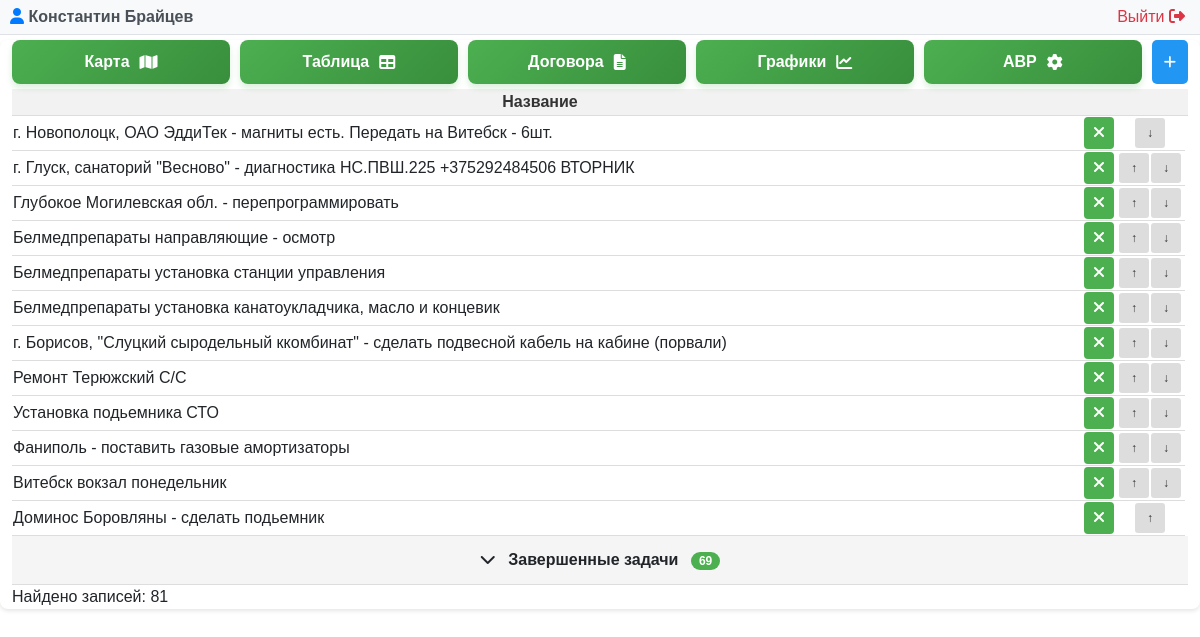
Screenshot of /problem.php (signed in) with the database file from the repository.
### tables this page shows
CREATE TABLE "LIFTEH_problem" ("id" integer NOT NULL PRIMARY KEY AUTOINCREMENT, "name" varchar(255) NOT NULL, "created_date" DATETIME DEFAULT CURRENT_TIMESTAMP, "is_completed" bool NOT NULL, "user_id" integer NOT NULL REFERENCES "auth_user" ("id") DEFERRABLE INITIALLY DEFERRED, priority INTEGER);

### problem.php (called while the page is built, shortened)
<?php
require __DIR__ . '/modules/problem/problem.php';

### modules/auth/auth.php (called while the page is built, shortened)
<?php
function getCurrentUser() {
    try {
        $pdo = new PDO("sqlite:" . DB_PATH);
        $pdo->setAttribute(PDO::ATTR_ERRMODE, PDO::ERRMODE_EXCEPTION);
        $stmt = $pdo->prepare("SELECT id, username, email, first_name, last_name, is_superuser, is_staff, is_active, dogovor FROM auth_user WHERE id = ?");
        $stmt->execute([$_SESSION['user_id']]);
        return $stmt->fetch(PDO::FETCH_ASSOC);
    } catch (PDOException $e) {
        error_log("Ошибка получения пользователя: " . $e->getMessage());
        return null;
    }
}
?>

### modules/problem/problem.php (the view, shortened to what this page needs)
<?php
require_once __DIR__ . '/../../modules/auth/auth.php';
$currentUser = getCurrentUser();
$isSuperAdmin = ($currentUser['is_superuser'] ?? 0) == 1;
try {
    $db = new PDO('sqlite:' . DB_PATH);
    $db->setAttribute(PDO::ATTR_ERRMODE, PDO::ERRMODE_EXCEPTION);
} catch(PDOException $e) {
    die("Ошибка подключения к БД: " . $e->getMessage());
}
$db->exec("CREATE TABLE IF NOT EXISTS LIFTEH_problem (
    id INTEGER PRIMARY KEY AUTOINCREMENT,
    name TEXT NOT NULL,
    created_date DATETIME DEFAULT CURRENT_TIMESTAMP,
    is_completed INTEGER DEFAULT 0,
    user_id INTEGER,
    priority INTEGER DEFAULT 0
)");
$stmt = $db->query("SELECT * FROM LIFTEH_problem WHERE is_completed != 2 ORDER BY is_completed, priority ASC");
$problems = $stmt->fetchAll(PDO::FETCH_ASSOC);
?>
<!DOCTYPE html>
<html lang="ru">
<?php $pageTitle = 'Управление проблемами'; include __DIR__ . '/../../includes/header.php'; ?>
<body>
<?php include __DIR__ . '/../../modules/admin/user_panel.php'; ?>
    <div class="container">
        <div class="controls">
            <div class="button-group">
                <a href="/map.php" class="map-button">
                    <span class="button-text">Карта</span>
                    <i class="fas fa-map"></i>
                </a>
                <a href="/index.php" class="map-button">
                    <span class="button-text">Таблица</span>
                    <i class="fas fa-table"></i>
                </a>
                <?php if ($isSuperAdmin): ?>
                    <a href="/dogovor.php" class="map-button">
                        <span class="button-text">Договора</span>
                        <i class="fas fa-file-alt"></i>
                    </a>
                    <a href="/charts.php" class="map-button">
                        <span class="button-text">Графики</span>
                        <i class="fas fa-chart-line"></i>
                    </a>
                    <a href="avr.php" class="map-button">
                        <span class="button-text">АВР</span>
                        <i class="fa-solid fa-gear"></i>
                    </a>
                <?php endif; ?>
                <button class="btn btn-primary" onclick="openAddModal()">
                    <i class="fas fa-plus"></i>
                </button>
            </div>
        </div>
        <table id="problemTable">
            <thead>
                <tr>
                    <th>Название</th>
                    <th></th>
                    <th></th>
                    <th></th>
                </tr>
            </thead>
            <tbody>
                <?php
                $activeProblems = [];
                $completedProblems = [];
                foreach ($problems as $problem) {
                    if ($problem['is_completed'] == 1) {
                        $completedProblems[] = $problem;
                    } else {
                        $activeProblems[] = $problem;
                    }
                }
                ?>
                <?php foreach ($activeProblems as $problem): ?>
                <tr class="problem-row active-row" data-status="active" data-id="<?= $problem['id'] ?>">
                    <td class="<?php if ($problem['is_completed'] == 2) echo 'deleted'; ?>"
                        id="row-<?= $problem['id'] ?>"
                        onclick="openEditModal(<?= $problem['id'] ?>)"
                        style="text-align: left;">
                        <?= htmlspecialchars($problem['name']) ?>
                    </td>
                    <td style="text-align: right;">
                        <form method="POST" style="display: inline;" onsubmit="return toggleComplete(event, this)">
                            <button type="submit" class="status-badge <?= $problem['is_completed'] ? 'status-completed' : 'status-active' ?>" style="width: 30px;">
                                <?= $problem['is_completed'] ? '<i class="fas fa-check"></i>' : '<i class="fas fa-times"></i>' ?>
                            </button>
                        </form>
                    </td>
                    <td style="width: 70px;">
                        <div class="priority-buttons">
                            <?php
                            $minMax = $db->query("SELECT MIN(priority) as min_priority, MAX(priority) as max_priority
                                                    FROM LIFTEH_problem
                                                    WHERE is_completed = 0")->fetch(PDO::FETCH_ASSOC);
                            $minPriority = $minMax['min_priority'];
                            $maxPriority = $minMax['max_priority'];
                            ?>
                            <?php if ($problem['is_completed'] == 0): ?>
                                <?php if ($problem['priority'] > $minPriority): ?>
                                    <form method="POST" style="display: inline;" onsubmit="return movePriority(event, this)">
                                        <button type="submit" class="priority-btn" title="Повысить приоритет">↑</button>
                                    </form>
                                <?php endif; ?>
                                <?php if ($problem['priority'] < $maxPriority): ?>
                                    <form method="POST" style="display: inline;" onsubmit="return movePriority(event, this)">
                                        <button type="submit" class="priority-btn" title="Понизить приоритет">↓</button>
                                    </form>
                                <?php endif; ?>
                            <?php else: ?>
                                <span class="priority-disabled"></span>
                            <?php endif; ?>
                        </div>
                    </td>
                </tr>
                <?php endforeach; ?>
                <?php if (count($completedProblems) > 0): ?>
                <tr class="accordion-row" id="accordionRow">
                    <td colspan="4" style="background-color: #f5f5f5; cursor: pointer; padding: 12px; text-align: center; font-weight: bold;" onclick="toggleCompletedTasks()">
                        <span id="accordionIcon">
                            <i class="fas fa-chevron-down"></i>
                        </span>
                        Завершенные задачи
                        <span style="background-color: #4CAF50; color: white; padding: 2px 8px; border-radius: 12px; font-size: 12px; margin-left: 8px;">
                            <?= count($completedProblems) ?>
                        </span>
                    </td>
                </tr>
                <?php endif; ?>
            </tbody>
        </table>
        <div class="count">Найдено записей: <?= count($problems); ?></div>
    </div>
</body>
</html>

### modules/admin/user_panel.php (shortened to what this page needs)
<div class="user-panel">
    <div class="user-info">
        <span class="user-name">
            <i class="fas fa-user"></i>
            <?php echo htmlspecialchars($currentUser['first_name'] ?? ''); ?>
            <?php echo htmlspecialchars($currentUser['last_name'] ?? ''); ?>
        </span>
        <a href="/modules/auth/logout.php" class="logout-btn">
          Выйти <i class="fas fa-sign-out-alt"></i>
        </a>
    </div>
</div>

### assets/css/problem_styles.css (style rules this page uses)
body { font-family: Arial, sans-serif; }
.container { max-width: 1400px; margin: 0 auto; background-color: white; border-radius: 8px; box-shadow: 0 2px 4px rgba(0, 0, 0, 0.1); }
.btn { margin: 0px !important; padding: 8px 12px !important; border-radius: 5px !important; }
.button-group { flex-wrap: wrap; margin-top: 5px; display: flex; gap: 10px; }
.map-button, .refresh-button { flex: 1; padding: 10px 10px; border-radius: 8px; text-decoration: none; display: flex; align-items: center; justify-content: center; gap: 10px; font-weight: bold; font-size: 16px; transition: all 0.3s ease; text-align: center; }
.map-button { background: linear-gradient(135deg, #4CAF50 0%, #388E3C 100%); color: white; box-shadow: 0 4px 6px rgba(76, 175, 80, 0.2); }
table { width: 100%; border-collapse: collapse; margin-top: 5px; }
th, td { text-align: center; border-bottom: 1px solid #ddd; }
th { background-color: #f2f2f2; font-weight: bold; color: #333; }
.btn { display: inline-block; padding: 8px 16px; background-color: #4CAF50; color: white; border: none; border-radius: 4px; cursor: pointer; font-size: 14px; text-decoration: none; margin-right: 5px; transition: opacity 0.3s; }
.btn-primary { background-color: #2196F3; }
.priority-buttons { display: inline-flex; gap: 2px; }
.priority-btn { width: 30px; height: 30px; padding: 4px 8px; font-size: 12px; background-color: #ddd; color: #333; border: none; border-radius: 3px; cursor: pointer; }
.status-badge { padding: 4px 8px; border-radius: 4px; font-weight: bold; border: none; cursor: pointer; }
.status-active { background-color: #4CAF50; color: white; }

### modules/problem/problem.php (style rules this page uses)
.accordion-row td { background-color: #f8f9fa; cursor: pointer; transition: background-color 0.3s ease; user-select: none; }
.accordion-row td i { transition: transform 0.3s ease; margin-right: 8px; }

### modules/admin/user_panel.php (style rules this page uses)
.user-panel { background-color: #f8f9fa; padding: 5px 10px; border-bottom: 1px solid #dee2e6; margin-bottom: 0px; }
.user-info { max-width: 1200px; margin: 0 auto; display: flex; justify-content: space-between; align-items: center; }
.user-name { font-weight: bold; color: #495057; }
.user-name i { color: #007bff; }
.logout-btn { color: #dc3545; text-decoration: none; border-radius: 4px; transition: background-color 0.3s; }
.logout-btn i { margin-right: 5px; }

### rows the page displays
lifteh_problem: name "г. Новополоцк, ОАО ЭддиТек - магниты есть. Передать на Витебск - 6шт.", is_completed False (drawn)
lifteh_problem: name "г. Глуск, санаторий \"Весново\" - диагностика НС.ПВШ.225 +375292484506 ВТОРНИК", is_completed False (drawn)
lifteh_problem: name "Глубокое Могилевская обл. - перепрограммировать", is_completed False (drawn)
lifteh_problem: name "Белмедпрепараты направляющие - осмотр", is_completed False (drawn)
lifteh_problem: name "Белмедпрепараты установка станции управления", is_completed False (drawn)
lifteh_problem: name "Белмедпрепараты установка канатоукладчика, масло и концевик", is_completed False (drawn)
lifteh_problem: name "г. Борисов, \"Слуцкий сыродельный ккомбинат\" - сделать подвесной кабель на кабине (порвали)", is_completed False (drawn)
lifteh_problem: name "Ремонт Терюжский С/С", is_completed False (drawn)
lifteh_problem: name "Установка подьемника СТО", is_completed False (drawn)
lifteh_problem: name "Фаниполь - поставить газовые амортизаторы", is_completed False (drawn)
lifteh_problem: name "Витебск вокзал понедельник", is_completed False (drawn)
lifteh_problem: name "Доминос Боровляны - сделать подьемник", is_completed False (drawn)

### other values shown
$currentUser['first_name'] "Константин"
$currentUser['last_name'] "Брайцев"
count($completedProblems) "69"
count($problems) "81"
